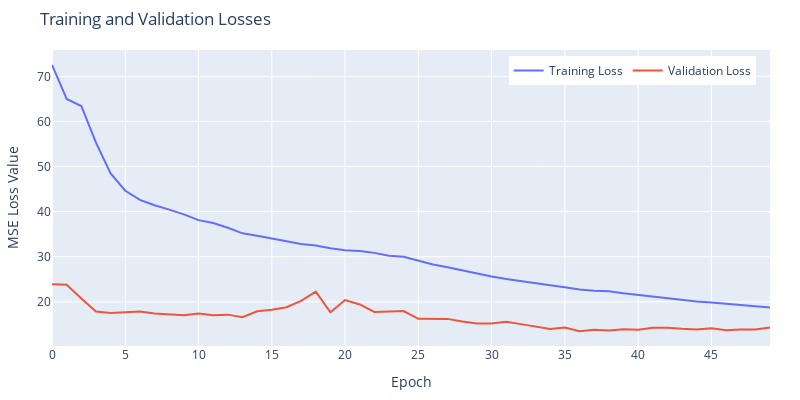

Write notebook code for a chart like this one.
### Code cell
plotLosses(train_history.history["loss"], train_history.history["val_loss"])

### Figure 1 — Plotly figure (JSON) as saved in the notebook; plotly's stock layout.template omitted (floating-point values rounded to 4 significant figures)
{"data": [{"mode": "lines", "name": "Training Loss", "type": "scatter", "x": [0, 1, 2, 3, 4, 5, 6, 7, 8, 9, 10, 11, 12, 13, 14, 15, 16, 17, 18, 19, 20, 21, 22, 23, 24, 25, 26, 27, 28, 29, 30, 31, 32, 33, 34, 35, 36, 37, 38, 39, 40, 41, 42, 43, 44, 45, 46, 47, 48, 49], "y": [72.55, 64.97, 63.42, 55.29, 48.49, 44.63, 42.59, 41.41, 40.45, 39.39, 38.12, 37.47, 36.44, 35.19, 34.64, 34.07, 33.37, 32.81, 32.49, 31.89, 31.46, 31.25, 30.85, 30.22, 29.99, 29.12, 28.27, 27.68, 26.96, 26.35, 25.64, 25.05, 24.55, 24.17, 23.66, 23.23, 22.72, 22.47, 22.33, 21.91, 21.53, 21.09, 20.72, 20.46, 20.09, 19.86, 19.59, 19.27, 18.94, 18.74]}, {"mode": "lines", "name": "Validation Loss", "type": "scatter", "x": [0, 1, 2, 3, 4, 5, 6, 7, 8, 9, 10, 11, 12, 13, 14, 15, 16, 17, 18, 19, 20, 21, 22, 23, 24, 25, 26, 27, 28, 29, 30, 31, 32, 33, 34, 35, 36, 37, 38, 39, 40, 41, 42, 43, 44, 45, 46, 47, 48, 49], "y": [23.92, 23.79, 20.75, 17.87, 17.51, 17.64, 17.85, 17.41, 17.16, 17.05, 17.42, 17.02, 17.17, 16.61, 17.92, 18.24, 18.82, 20.21, 22.26, 17.69, 20.41, 19.42, 17.75, 17.77, 17.96, 16.25, 16.29, 16.22, 15.65, 15.2, 15.21, 15.56, 15.06, 14.54, 13.96, 14.29, 13.49, 13.82, 13.64, 13.91, 13.79, 14.27, 14.26, 14.04, 13.9, 14.13, 13.71, 13.88, 13.9, 14.3]}], "layout": {"height": 400, "legend": {"orientation": "h", "x": 0.98, "xanchor": "right", "y": 0.98, "yanchor": "top"}, "margin": {"b": 30, "l": 40, "r": 30, "t": 50}, "title": {"text": "Training and Validation Losses"}, "width": 800, "xaxis": {"title": {"text": "Epoch"}}, "yaxis": {"title": {"text": "MSE Loss Value"}}}}
